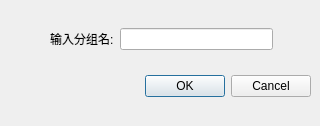
<?xml version="1.0" encoding="UTF-8"?>
<ui version="4.0">
 <class>AddCutinDialog</class>
 <widget class="QDialog" name="AddCutinDialog">
  <property name="geometry">
   <rect>
    <x>0</x>
    <y>0</y>
    <width>320</width>
    <height>126</height>
   </rect>
  </property>
  <property name="windowTitle">
   <string>添加分组</string>
  </property>
  <widget class="QDialogButtonBox" name="buttonBox">
   <property name="geometry">
    <rect>
     <x>10</x>
     <y>70</y>
     <width>301</width>
     <height>32</height>
    </rect>
   </property>
   <property name="orientation">
    <enum>Qt::Horizontal</enum>
   </property>
   <property name="standardButtons">
    <set>QDialogButtonBox::Cancel|QDialogButtonBox::Ok</set>
   </property>
  </widget>
  <widget class="QWidget" name="widget" native="true">
   <property name="geometry">
    <rect>
     <x>50</x>
     <y>20</y>
     <width>223</width>
     <height>38</height>
    </rect>
   </property>
   <layout class="QHBoxLayout" name="horizontalLayout">
    <item>
     <widget class="QLabel" name="label">
      <property name="text">
       <string>输入分组名:</string>
      </property>
     </widget>
    </item>
    <item>
     <widget class="QLineEdit" name="nameEdit">
      <property name="maxLength">
       <number>16</number>
      </property>
     </widget>
    </item>
   </layout>
  </widget>
 </widget>
 <resources/>
 <connections>
  <connection>
   <sender>buttonBox</sender>
   <signal>accepted()</signal>
   <receiver>AddCutinDialog</receiver>
   <slot>accept()</slot>
   <hints>
    <hint type="sourcelabel">
     <x>248</x>
     <y>254</y>
    </hint>
    <hint type="destinationlabel">
     <x>157</x>
     <y>274</y>
    </hint>
   </hints>
  </connection>
  <connection>
   <sender>buttonBox</sender>
   <signal>rejected()</signal>
   <receiver>AddCutinDialog</receiver>
   <slot>reject()</slot>
   <hints>
    <hint type="sourcelabel">
     <x>316</x>
     <y>260</y>
    </hint>
    <hint type="destinationlabel">
     <x>286</x>
     <y>274</y>
    </hint>
   </hints>
  </connection>
 </connections>
</ui>
